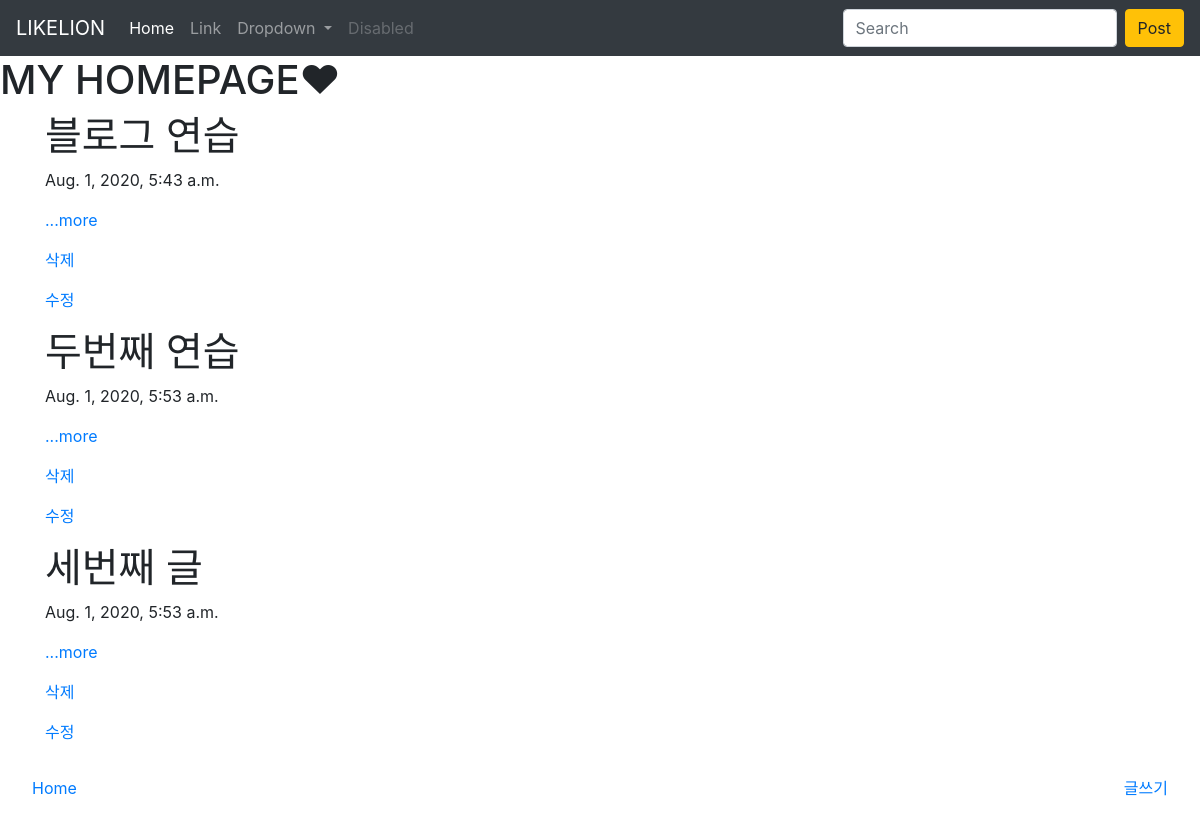
The app's page /, older data.
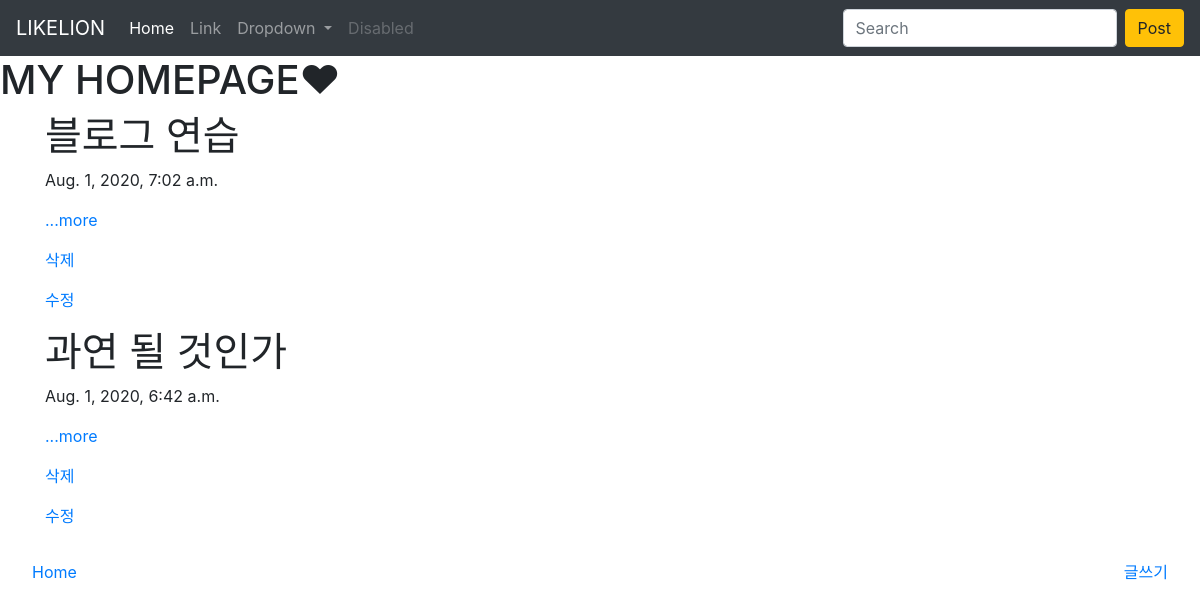
The same page, newer data.
### blog/models.py (models this page shows, shortened)
class Blog(models.Model):
    title=models.CharField(max_length=200)
    pub_date=models.DateTimeField('date published')
    body =models.TextField()

### blog/views.py (the view)
# urls.py: 2. Add a URL to urlpatterns:  path('', views.home, name='home')
def home(request):
    blogs=Blog.objects
    return render(request, 'home.html', {'blogs':blogs})

### blog/templates/home.html (shortened to what this page needs)
<!DOCTYPE html>
<html lang="en">
<head>
    <link rel="stylesheet" href="https://stackpath.bootstrapcdn.com/bootstrap/4.5.0/css/bootstrap.min.css">
</head>
<body>
    <nav class="navbar navbar-expand-lg navbar-dark bg-dark">
        <a class="navbar-brand" href="#">LIKELION</a>
        <div class="collapse navbar-collapse" id="navbarSupportedContent">
          <ul class="navbar-nav mr-auto">
            <li class="nav-item active">
              <a class="nav-link" href="#">Home <span class="sr-only">(current)</span></a>
            </li>
            <li class="nav-item">
              <a class="nav-link" href="#">Link</a>
            </li>
            <li class="nav-item dropdown">
              <a class="nav-link dropdown-toggle" href="#" id="navbarDropdown" role="button" data-toggle="dropdown" aria-haspopup="true" aria-expanded="false">
                Dropdown
              </a>
            </li>
            <li class="nav-item">
              <a class="nav-link disabled" href="#" tabindex="-1" aria-disabled="true">Disabled</a>
            </li>
          </ul>
          <form class="form-inline my-2 my-lg-0">
            <input class="form-control mr-sm-2" type="search" placeholder="Search" aria-label="Search">
            <button type="button" class="btn btn-warning">Post</button>
          </form>
        </div>
      </nav>
<h1>MY HOMEPAGE❤</h1>
{% for blog in blogs.all %}
    <div class="container">
        <h1>{{ blog.title }}</h1>
        <p>{{ blog.pub_date}}</p>
        <p>{{blog.summary}}<a href="{% url 'blog:detail' blog.id %}">...more</a></p>
        <p><a href="{% url 'blog:delete' blog.id %}" style='text-decoration: none;'>삭제</a></p>
        <p><a href="{% url 'blog:edit' blog.id %}">수정</a></p>
    </div>
{% endfor %}
<div class="navbar">
    <a class ="nav-item nav-link" href="{% url 'blog:home' %}">Home</spa></a>
    <a class ="nav-item nav-link" href="{% url 'blog:new' %}">글쓰기</a>
</div>
</body>
</html>

Row changes from the older to the newer data that the page shows:
removed Blog: title "두번째 연습", pub_date "Aug. 1, 2020, 5:53 a.m."
removed Blog: title "세번째 글", pub_date "Aug. 1, 2020, 5:53 a.m."
changed Blog "블로그 연습": pub_date "Aug. 1, 2020, 5:43 a.m." → "Aug. 1, 2020, 7:02 a.m."
added Blog: title "과연 될 것인가", pub_date "Aug. 1, 2020, 6:42 a.m."
